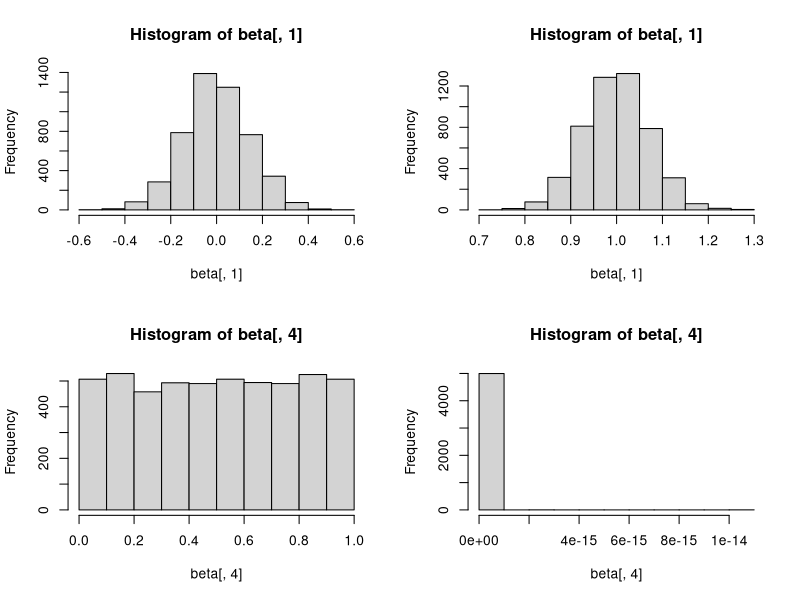
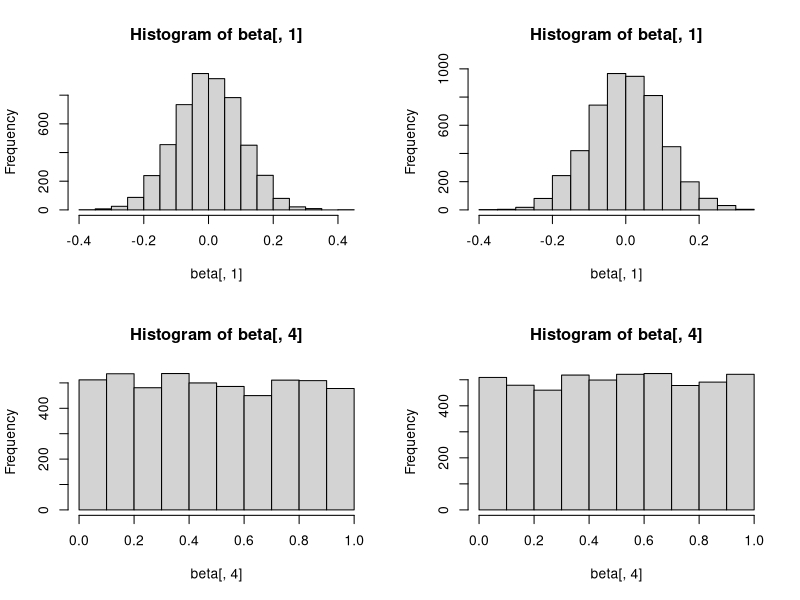

Write the R code that produced these figures, in order.
N=400
REP=5000

#######wrong model
layout(matrix(1:4, 2,2))
beta=matrix(0, REP, 5)
for(i in 1:REP)
{
  f2=rbinom(N, 2, 0.5)
  dcode=ifelse(f2 == 0, -0.5, ifelse(f2==1, 0.5, -0.5))
  dcode=dcode
  y=matrix(rnorm(N,1), N, 1)
  
  md=lm(y[,1]~dcode - 1) #no mean
  beta[i,1:4] = summary(md)$coefficients[1,]
  beta[i, 5] = summary(md)$fstatistic[1]
}
hist(beta[,1])
hist(beta[,4])

#####
beta=matrix(0, REP, 5)
for(i in 1:REP)
{
  f2=rbinom(N, 2, 0.5)
  dcode=ifelse(f2 == 0, -0.5, ifelse(f2==1, 0.5, -0.5))
  dcode=dcode+0.5
  y=matrix(rnorm(N,1), N, 1)
  
  md=lm(y[,1]~dcode-1)
  beta[i,1:4] = summary(md)$coefficients[1,]
  beta[i, 5] = summary(md)$fstatistic[1]
}
hist(beta[,1])
hist(beta[,4])

##########right model
layout(matrix(1:4, 2,2))
beta=matrix(0, REP, 5)
for(i in 1:REP)
{
  f2=rbinom(N, 2, 0.5)
  dcode=ifelse(f2 == 0, -0.5, ifelse(f2==1, 0.5, -0.5))
  dcode=dcode
  y=matrix(rnorm(N,1), N, 1)
  
  md=lm(y[,1]~dcode)
  beta[i,1:4] = summary(md)$coefficients[2,]
  beta[i, 5] = summary(md)$fstatistic[1]
}
hist(beta[,1])
hist(beta[,4])

beta=matrix(0, REP, 5)
for(i in 1:REP)
{
  f2=rbinom(N, 2, 0.5)
  dcode=ifelse(f2 == 0, -0.5, ifelse(f2==1, 0.5, -0.5))
  dcode=dcode+0.5
  y=matrix(rnorm(N,1), N, 1)
  
  md=lm(y[,1]~dcode)
  beta[i,1:4] = summary(md)$coefficients[2,]
  beta[i, 5] = summary(md)$fstatistic[1]
}
hist(beta[,1])
hist(beta[,4])
